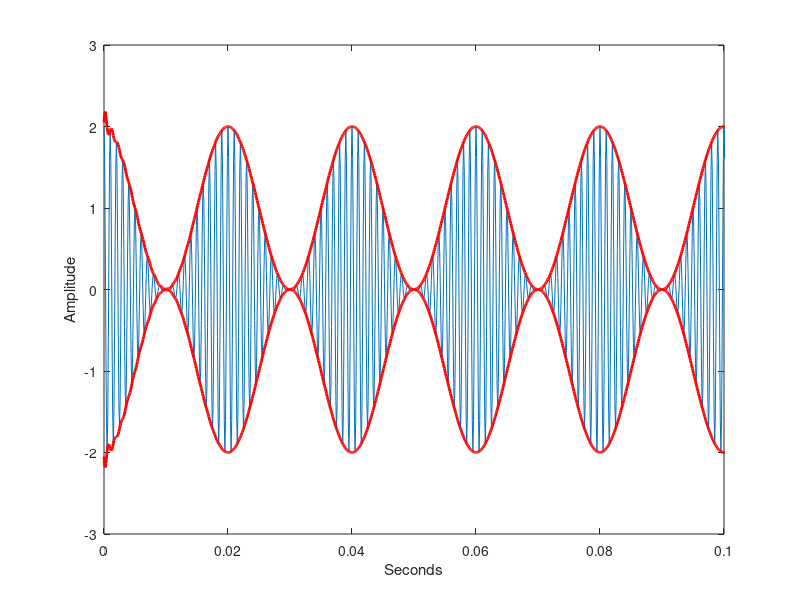

MATLAB code for this plot:
t = 0:1e-4:1;
x = [1+cos(2*pi*50*t)].*cos(2*pi*1000*t);
plot(t,x); set(gca,'xlim',[0 0.1]);
xlabel('Seconds'); ylabel('Amplitude');

y = hilbert(x);
env = abs(y);
plot(t,x); hold on;
plot(t,abs(y),'r','linewidth',2);
plot(t,-abs(y),'r','linewidth',2);
set(gca,'xlim',[0 0.1]);
xlabel('Seconds'); ylabel('Amplitude');